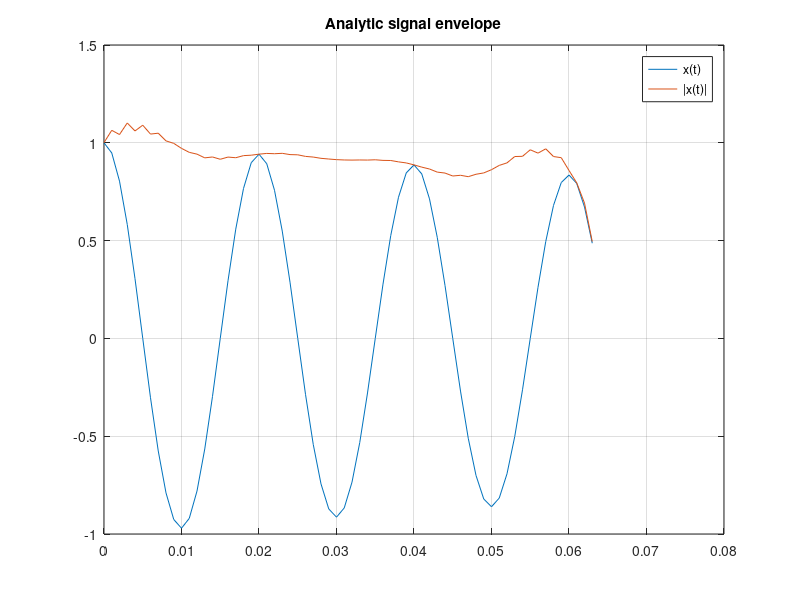

Reproduce this figure in MATLAB.
% Гильберт: огибающая
% Аналитический сигнал (степень 2 — workaround, см. hilbert bug)

decay = 3;
ts5 = 0:1/1000:0.063;
x5 = cos(2*pi*50*ts5).*exp(-decay*ts5);
z5 = hilbert(x5);
figure;
plot(ts5, x5, ts5, abs(z5));
legend('x(t)','|x(t)|');
title('Analytic signal envelope'); grid on;

%{
@play
{
 "title": "Гильберт: огибающая",
 "groups": [
  {
   "name": "Сигнал",
   "controls": [
    {
     "var": "decay",
     "label": "Затухание",
     "min": 1,
     "max": 8,
     "step": 1,
     "default": 3
    }
   ]
  }
 ]
}
%}
